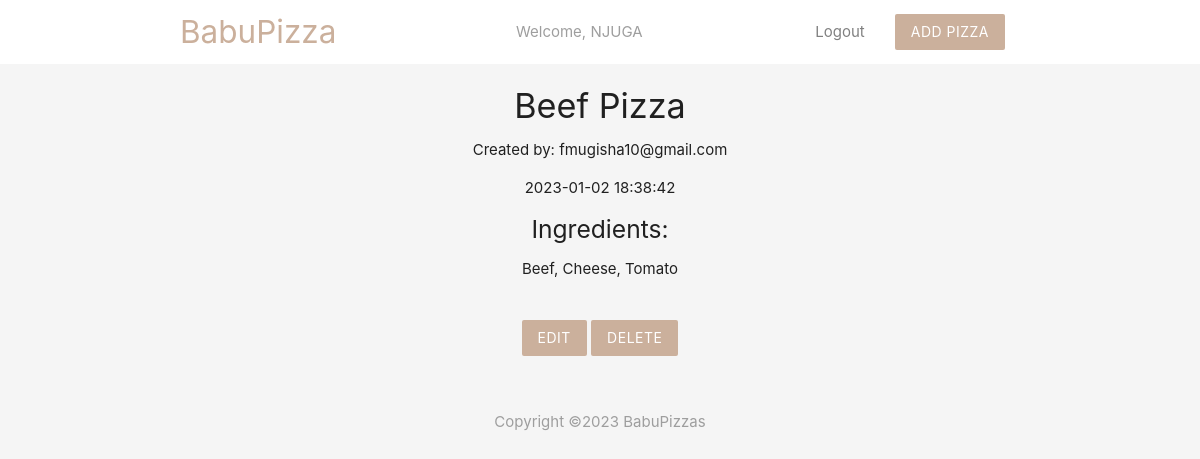
/details.php?id=28 (signed in), run on the app's committed database.
### tables this page shows
CREATE TABLE `user` (
  `id` int(11) NOT NULL,
  `firstname` varchar(255) NOT NULL,
  `secondname` varchar(255) NOT NULL,
  `username` varchar(255) NOT NULL,
  `email` varchar(255) NOT NULL,
  `password` varchar(255) NOT NULL
);

CREATE TABLE `pizzas` (
  `id` int(11) NOT NULL,
  `image` varchar(255) NOT NULL,
  `title` varchar(255) NOT NULL,
  `ingredients` varchar(255) NOT NULL,
  `email` varchar(255) NOT NULL,
  `created_at` timestamp NOT NULL DEFAULT current_timestamp()
);

### details.php (the view, shortened to what this page needs)
<?php
  include('config/db_connect.php');
  if(isset($_GET['id'])) {
  	$id = mysqli_real_escape_string($db_connect, $_GET['id']);
  	$sql = "SELECT * FROM pizzas WHERE id=$id";
  	$result = mysqli_query($db_connect, $sql);
  	$pizza = mysqli_fetch_assoc($result);
  }
?>
<!DOCTYPE html>
<html>
<head>
</head>
<body>
	<?php include('templates/header.php') ?>
	<div class="container center">
		<?php if($pizza): ?>
			<h4><?php echo htmlspecialchars($pizza['title']); ?></h4>
			<p>Created by: <?php echo htmlspecialchars($pizza['email']); ?></p>
			<p><?php echo htmlspecialchars($pizza['created_at']); ?></p>
			<h5>Ingredients:</h5>
			<p><?php echo htmlspecialchars($pizza['ingredients']); ?></p>
			<form action="details.php" method="POST">
				<a href="update.php?id=<?php echo $pizza['id'] ?>" class="btn brand z-depth-0">Edit</a>
				<input type="submit" name="delete" value="Delete" class="btn brand z-depth-0">
			</form>
		<?php else: ?>
			<h5>There is no such pizza exists!</h5>
		<?php endif ?>
	</div>
	<?php include('templates/footer.php') ?>
</body>
</html>

### templates/header.php (shortened to what this page needs)
<?php
  include('config/db_connect.php');
  if(!empty($_SESSION['id'])) {
  	$id = $_SESSION['id'];
  	$data = mysqli_query($db_connect, "SELECT * FROM user WHERE id = $id");
  	$row = mysqli_fetch_assoc($data);
  } else {
  	header('Location: login.php');
  }
?>
<head>
	<link rel="stylesheet" href="https://cdnjs.cloudflare.com/ajax/libs/materialize/1.0.0/css/materialize.min.css">
</head>
<body class="grey lighten-4">
	<nav class="white z-depth-0">
		<div class="container">
			<a href="index.php" class="brand-logo brand-text">BabuPizza</a>
			<ul id="nav-mobile" class="center-pro hide-on-small-and-down">
			  <li class="grey-text">Welcome, <?php echo $row['firstname']; ?></li>
			</ul>
			<ul id="nav-mobile" class="right hide-on-small-and-down">
			    <li class="grey-text"><a href="logout.php" class="logout">Logout</a></li>
			    <li><a href="add.php" class="btn brand z-depth-0">Add Pizza</a></li>
			</ul>
		</div>
	</nav>

### templates/header.php (style rules this page uses)
.brand { background: #cbb09c !important; }
.brand-text { color: #cbb09c !important; }
form { max-width: 460px; margin: 20px auto; padding: 20px; }
.center-pro { margin-left: 40%; display: inline-block; }
.logout { color: grey !important; }

### data on the page
user: firstname "NJUGA"
pizzas: title "Beef Pizza", email "fmugisha10@gmail.com", created_at "2023-01-02 18:38:42", ingredients "Beef, Cheese, Tomato"
